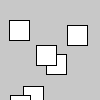
Frame 1 (no input)
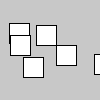
Frame 60 (the mouse pressed at the canvas centre just before this capture)
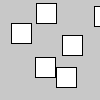
Frame 120 (the mouse held since frame 60 and released just before this capture)

The Processing sketch that drew these frames (run headless with seeded random() and noise(); from frame 60 on, the mouse is pressed at the canvas centre):

// Processing sketch: Aufgabe_3a
// ── Aufgabe_3a.pde
Floater[] arr = new Floater[6];

void setup() {
  size(100, 100);

  for (int i = 0; i < arr.length; i++) {
    boolean hor = false;
    if (i%2 == 0) {
      hor = true;
    }
    arr[i] = new Floater(hor);
  }
}

void draw() {
  background(200);
  
  for(int i = 0; i < arr.length; i++) {
    arr[i].update();
    arr[i].render();
  }
}

void mousePressed() {
  for(int i = 0; i < arr.length; i++) {
    if (arr[i].horizontal) {
      arr[i].horizontal = false;
    } else {
        arr[i].horizontal = true;
    }
  }
}

// ── Floater.pde
class Floater {
  float x, y, geschwindigkeit;
  boolean horizontal;


  Floater(boolean h) {
    horizontal = h;
    x = random(width);
    y = random(height);
    geschwindigkeit = random(3);
  }


  void render() {
    rect(x, y, 20, 20);
  }


  void update() {
    if (horizontal) {
      if (((x += geschwindigkeit) > width) || (x + geschwindigkeit) < 0) {
        geschwindigkeit = -geschwindigkeit;
      }
    } else {
      if (((y += geschwindigkeit) > height) || (y + geschwindigkeit) < 0) {
        geschwindigkeit = -geschwindigkeit;
      }
    }
  }
}
